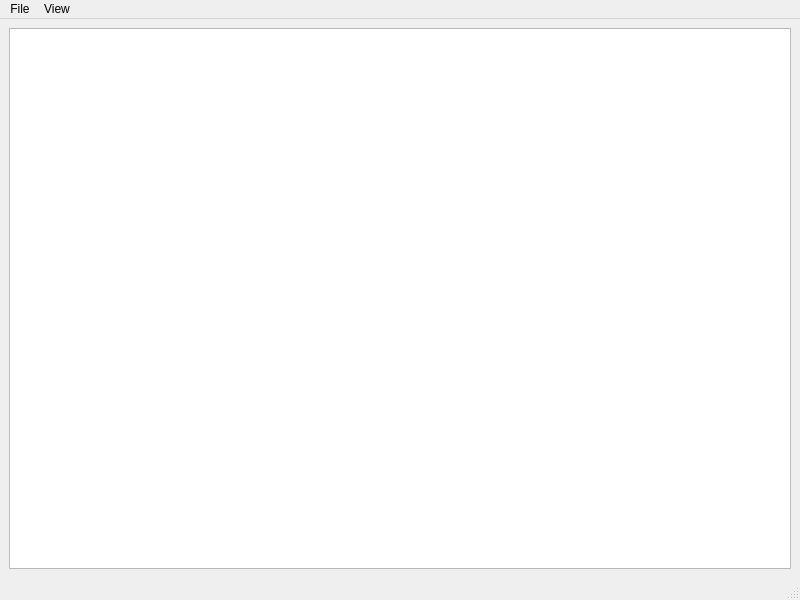
<?xml version="1.0" encoding="UTF-8"?>
<ui version="4.0">
 <class>TopologyMapWindow</class>
 <widget class="QMainWindow" name="TopologyMapWindow">
  <property name="geometry">
   <rect>
    <x>0</x>
    <y>0</y>
    <width>800</width>
    <height>600</height>
   </rect>
  </property>
  <property name="windowTitle">
   <string>MainWindow</string>
  </property>
  <widget class="QWidget" name="centralwidget">
   <layout class="QGridLayout" name="gridLayout">
    <item row="0" column="0">
     <widget class="QGraphicsView" name="graphicsView"/>
    </item>
   </layout>
  </widget>
  <widget class="QMenuBar" name="menubar">
   <property name="geometry">
    <rect>
     <x>0</x>
     <y>0</y>
     <width>800</width>
     <height>21</height>
    </rect>
   </property>
   <widget class="QMenu" name="menuFile">
    <property name="title">
     <string>File</string>
    </property>
    <addaction name="actionOpen"/>
    <addaction name="separator"/>
    <addaction name="actionSave"/>
    <addaction name="actionSave_as"/>
    <addaction name="actionLoad"/>
   </widget>
   <widget class="QMenu" name="menuview">
    <property name="title">
     <string>View</string>
    </property>
    <widget class="QMenu" name="menuPerspective">
     <property name="title">
      <string>Perspective</string>
     </property>
     <addaction name="actionTop"/>
     <addaction name="actionSide"/>
     <addaction name="actionFront"/>
    </widget>
    <addaction name="menuPerspective"/>
    <addaction name="actionCircle"/>
    <addaction name="actionForce_Directed"/>
   </widget>
   <addaction name="menuFile"/>
   <addaction name="menuview"/>
  </widget>
  <widget class="QStatusBar" name="statusbar"/>
  <action name="actionOpen">
   <property name="text">
    <string>Open</string>
   </property>
  </action>
  <action name="actionTop">
   <property name="text">
    <string>Top</string>
   </property>
  </action>
  <action name="actionSide">
   <property name="text">
    <string>Side</string>
   </property>
  </action>
  <action name="actionFront">
   <property name="text">
    <string>Front</string>
   </property>
  </action>
  <action name="actionCircle">
   <property name="text">
    <string>Circle</string>
   </property>
  </action>
  <action name="actionForce_Directed">
   <property name="text">
    <string>Force-Directed</string>
   </property>
  </action>
  <action name="actionSave">
   <property name="text">
    <string>Save</string>
   </property>
  </action>
  <action name="actionLoad">
   <property name="text">
    <string>Load saved file</string>
   </property>
  </action>
  <action name="actionSave_as">
   <property name="text">
    <string>Save as</string>
   </property>
  </action>
 </widget>
 <resources/>
 <connections/>
</ui>
